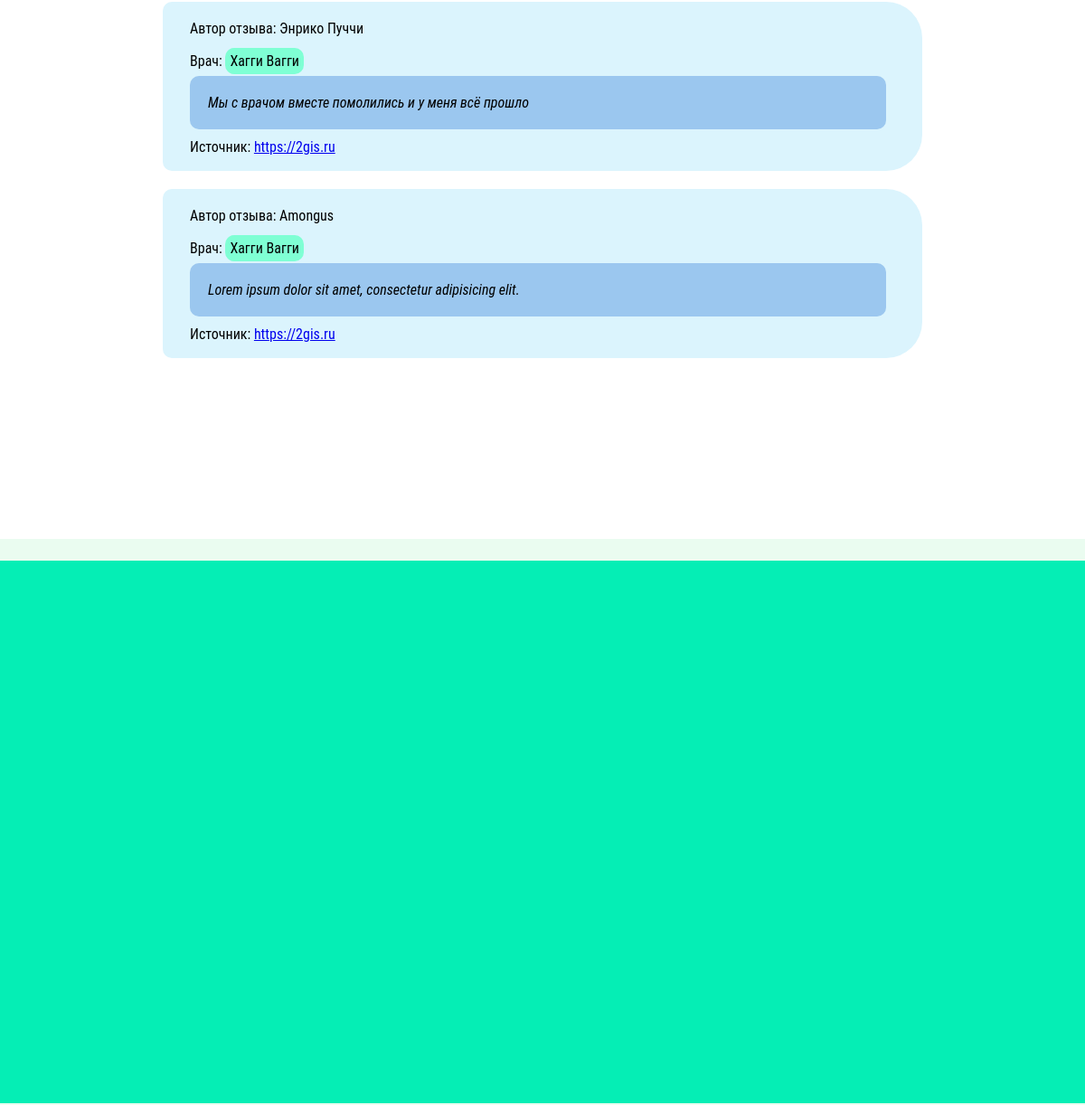
The page /отзывы (middle part) on the database as committed earlier.
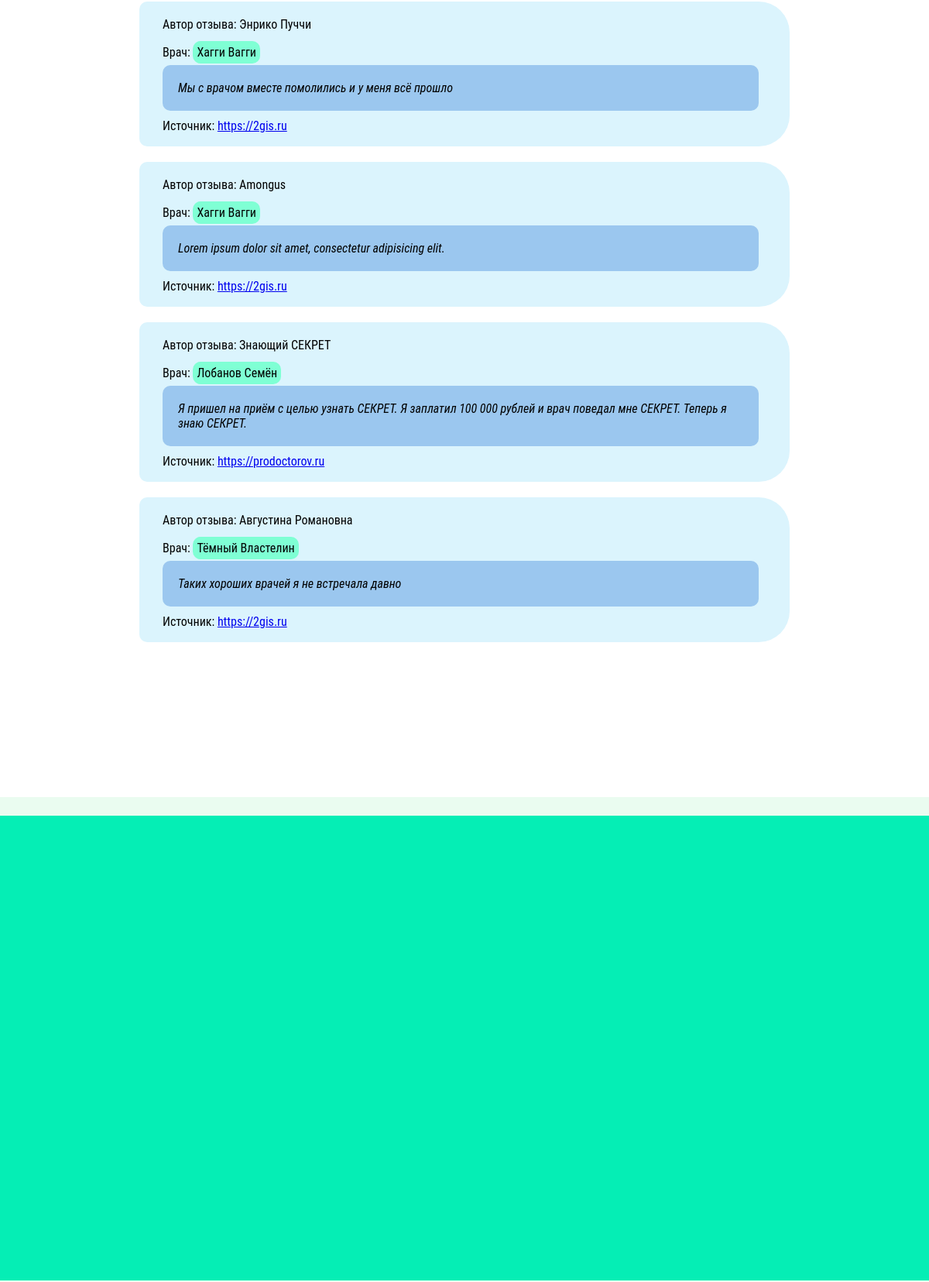
The same page on the database as committed later.
### main/models.py (models this page shows, shortened)
class Review(models.Model):
    doctor_mentioned = models.ForeignKey(Doctor, on_delete=models.CASCADE, to_field='name', verbose_name='Доктор, о котором идёт речь')
    source = models.CharField('Ссылка на источник', max_length=300)
    author = models.CharField('Автор', max_length=150)
    text = models.TextField('Отзыв')
    class Meta:
        verbose_name = 'Отзыв'
        verbose_name_plural = 'Отзывы'

class Doctor(models.Model):
    name = models.CharField('Фамилия, имя и отчество врача', max_length=150, unique=True)
    picture = models.FileField('Фото врача', upload_to='doctors_pictures/%Y/%m/%d')
    speciality = models.CharField('Специализация', max_length=300)
    experience = models.CharField('Стаж работы', max_length=100)
    education = models.TextField('Образование')
    additional_qualification = models.TextField('Повышение квалификации', blank=True)
    services = models.ManyToManyField(Service, verbose_name='Услуги')
    slug = models.SlugField('Ссылка, которая будет вести к врачу. Это поле заполняется само, не нужно его трогать. Вписав сюда что-то, вы ничего не испортите, но и лучше от этого не станет.', blank=True, allow_unicode=True)
    def get_absolute_url(self):
        return reverse('doctor', kwargs={'name_slug': self.slug})
    def __str__(self):
        return self.name
    class Meta:
        verbose_name = 'Врач'
        verbose_name_plural = 'Врачи'

### main/views.py (called while the page is built)
def reviews(request):
    our_reviews = Review.objects.all()
    context = {
        'title': 'ЭМР - отзывы пациентов',
        'reviews':our_reviews,
        'yandex_map_apikey': config('YANDEX_MAP_APIKEY')
    }
    return render(request, 'main/reviews.html', context=context)

### main/templates/main/reviews.html (shortened to what this page needs)
{% extends 'main/base.html' %}
{% block content %}
    <div class="review-box">
        {% if reviews %}
            <div>
            <ul class="review-list">
            {% for review in reviews %}
                <li class="review-list-item">
                    <p class="review-paragraph">Автор отзыва: {{ review.author }}</p>
                    <p class="review-paragraph">Врач: <a class="reviews-doctor-link" href="{{ review.doctor_mentioned.get_absolute_url }}">{{ review.doctor_mentioned }}</a></p>
                    <p class="review-paragraph-main">{{ review.text }}</p>
                    <p class="review-paragraph">Источник: <a href="{{ review.source }}">{{ review.source }}</a></p>
                </li>
            {% endfor %}
            </ul></div>
        {% else %}
            <p>Отзывов пока нет</p>
        {% endif %}
    </div>
{% endblock %}

Rows that differ between the two databases and show on the page:
added Review: author "Знающий СЕКРЕТ", doctor_mentioned "Лобанов Семён", text "Я пришел на приём с целью узнать СЕКРЕТ. Я заплатил 100 000 рублей и врач поведал мне СЕКРЕТ. Теперь я знаю СЕКРЕТ.", source "https://prodoctorov.ru"
added Review: author "Августина Романовна", doctor_mentioned "Тёмный Властелин", text "Таких хороших врачей я не встречала давно", source "https://2gis.ru"
